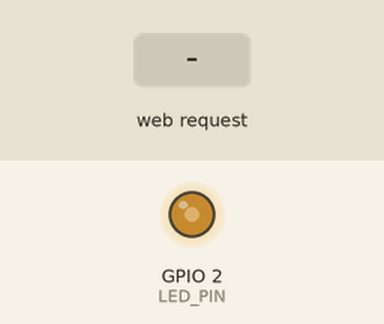
Simulated run of this sketch. Board: ESP32. Parts: output pins drawn as LEDs (lit = HIGH). The inputs (shaded band) are chosen by the test bench. What the sketch prints to the serial monitor is not drawn.

Above: at 1.7 s.
1.8 s: HTTP request GET /set?bright=1 received
At 2.5 s:
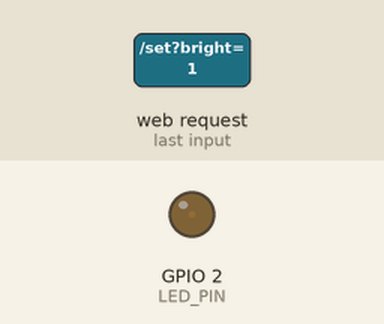
3.3 s: HTTP request GET /set?bright=0 received
At 3.6 s:
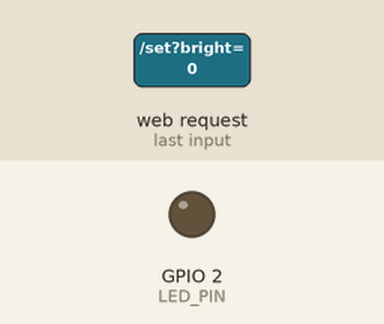
Timing chart, 0 to 6.3 s (numbered marks = the images above; inputs shaded):
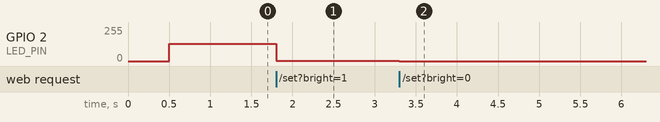

The sketch:

web_slider_dimmer.ino
```cpp
// ex07 Web网页滑动条无极PWM调光 - 精美UI版 (AP模式)
#include <WiFi.h>
#include <WebServer.h>

// WiFi AP配置 - ESP32自己创建热点
const char* ssid = "ESP32_PWM_Light";  // 热点名称
const char* password = "12345678";      // 热点密码（至少8位）

// PWM硬件配置
#define LED_PIN 2
const int pwmFreq = 5000;
const int pwmRes = 8;
const int pwmChan = 0;

WebServer server(80);

// 生成带滑动条+JS实时请求的网页（精美UI版）
String makeHtmlPage(){
  String html = R"raw(
<!DOCTYPE html>
<html lang="zh-CN">
<head>
<meta charset="UTF-8">
<meta name="viewport" content="width=device-width, initial-scale=1.0">
<title>Web无极调光器</title>
<style>
* {
  margin: 0;
  padding: 0;
  box-sizing: border-box;
}

body {
  min-height: 100vh;
  display: flex;
  justify-content: center;
  align-items: center;
  font-family: 'Segoe UI', Tahoma, Geneva, Verdana, sans-serif;
  background: linear-gradient(135deg, #0a0a1a 0%, #1a1a3e 50%, #0a0a1a 100%);
  padding: 20px;
}

.container {
  background: rgba(255, 255, 255, 0.05);
  backdrop-filter: blur(20px);
  border-radius: 40px;
  padding: 50px 60px 60px;
  max-width: 550px;
  width: 100%;
  border: 1px solid rgba(255, 255, 255, 0.08);
  box-shadow: 0 30px 80px rgba(0, 0, 0, 0.6), inset 0 1px 0 rgba(255, 255, 255, 0.06);
  transition: border-color 0.3s ease;
}

h1 {
  color: #ffffff;
  font-size: 28px;
  font-weight: 300;
  letter-spacing: 3px;
  text-align: center;
  margin-bottom: 8px;
  background: linear-gradient(135deg, #667eea 0%, #764ba2 100%);
  -webkit-background-clip: text;
  -webkit-text-fill-color: transparent;
  background-clip: text;
}

.subtitle {
  text-align: center;
  color: rgba(255, 255, 255, 0.3);
  font-size: 13px;
  letter-spacing: 2px;
  margin-bottom: 40px;
  font-weight: 300;
}

/* LED 模拟显示 */
.led-display {
  width: 120px;
  height: 120px;
  margin: 0 auto 40px;
  border-radius: 50%;
  background: radial-gradient(circle at 30% 30%, rgba(255,255,255,0.2), rgba(0,0,0,0.2));
  position: relative;
  transition: all 0.15s ease;
  box-shadow: 0 0 30px rgba(255, 255, 255, 0.05);
}

.led-display::before {
  content: '';
  position: absolute;
  top: 50%;
  left: 50%;
  transform: translate(-50%, -50%);
  width: 80%;
  height: 80%;
  border-radius: 50%;
  background: radial-gradient(circle at 40% 35%, #ffffff, #444444);
  transition: all 0.15s ease;
  box-shadow: inset 0 -8px 20px rgba(0,0,0,0.4);
}

.led-display.active::before {
  background: radial-gradient(circle at 40% 35%, #ffe066, #ff8800);
  box-shadow: 0 0 60px rgba(255, 136, 0, 0.4), 0 0 120px rgba(255, 136, 0, 0.2), inset 0 -8px 20px rgba(0,0,0,0.3);
}

.led-display .label {
  position: absolute;
  bottom: -30px;
  left: 50%;
  transform: translateX(-50%);
  color: rgba(255,255,255,0.2);
  font-size: 11px;
  letter-spacing: 1px;
  white-space: nowrap;
}

/* 数值显示 */
.value-display {
  display: flex;
  justify-content: center;
  align-items: baseline;
  gap: 6px;
  margin-bottom: 35px;
}

#brightVal {
  font-size: 72px;
  font-weight: 700;
  color: #ffffff;
  line-height: 1;
  transition: color 0.3s ease;
  text-shadow: 0 0 40px rgba(255,255,255,0.05);
  font-variant-numeric: tabular-nums;
}

.value-display .percent {
  color: rgba(255,255,255,0.2);
  font-size: 24px;
  font-weight: 300;
}

/* 自定义滑动条 */
.slider-container {
  position: relative;
  padding: 10px 0;
}

input[type="range"] {
  -webkit-appearance: none;
  appearance: none;
  width: 100%;
  height: 6px;
  border-radius: 3px;
  outline: none;
  background: linear-gradient(to right, rgba(102, 126, 234, 0.2), rgba(118, 75, 162, 0.2));
  transition: background 0.3s ease;
  cursor: pointer;
}

input[type="range"]::-webkit-slider-thumb {
  -webkit-appearance: none;
  appearance: none;
  width: 24px;
  height: 24px;
  border-radius: 50%;
  background: radial-gradient(circle at 40% 35%, #667eea, #4a3f7a);
  cursor: pointer;
  transition: all 0.2s ease;
  box-shadow: 0 0 20px rgba(102, 126, 234, 0.3), 0 4px 15px rgba(0,0,0,0.3);
  border: 2px solid rgba(255,255,255,0.15);
}

input[type="range"]::-webkit-slider-thumb:hover {
  transform: scale(1.1);
  box-shadow: 0 0 30px rgba(102, 126, 234, 0.5), 0 4px 20px rgba(0,0,0,0.4);
}

input[type="range"]::-webkit-slider-thumb:active {
  transform: scale(0.95);
}

input[type="range"]::-moz-range-thumb {
  width: 24px;
  height: 24px;
  border-radius: 50%;
  background: radial-gradient(circle at 40% 35%, #667eea, #4a3f7a);
  cursor: pointer;
  border: 2px solid rgba(255,255,255,0.15);
  box-shadow: 0 0 20px rgba(102, 126, 234, 0.3);
}

/* 亮度刻度标记 */
.ticks {
  display: flex;
  justify-content: space-between;
  padding: 8px 2px 0;
  color: rgba(255,255,255,0.15);
  font-size: 10px;
  letter-spacing: 0.5px;
}

/* 状态信息 */
.info-bar {
  display: flex;
  justify-content: space-between;
  margin-top: 30px;
  padding-top: 25px;
  border-top: 1px solid rgba(255,255,255,0.05);
  color: rgba(255,255,255,0.2);
  font-size: 12px;
  letter-spacing: 0.5px;
}

.info-bar .status {
  display: flex;
  align-items: center;
  gap: 8px;
}

.info-bar .dot {
  width: 6px;
  height: 6px;
  border-radius: 50%;
  background: #6bcb77;
  display: inline-block;
  animation: pulse-dot 2s ease-in-out infinite;
}

@keyframes pulse-dot {
  0%, 100% { opacity: 0.3; }
  50% { opacity: 1; }
}

.info-bar .connection-info {
  color: rgba(255,255,255,0.15);
}

/* 响应式 */
@media (max-width: 480px) {
  .container {
    padding: 30px 25px 35px;
  }
  h1 {
    font-size: 22px;
  }
  #brightVal {
    font-size: 56px;
  }
  .led-display {
    width: 90px;
    height: 90px;
  }
}
</style>
</head>
<body>
<div class="container" id="container">
  <h1>💡 无极调光器</h1>
  <div class="subtitle">ESP32 AP模式 实时控制</div>

  <div class="led-display" id="ledDisplay">
    <span class="label">LED 状态</span>
  </div>

  <div class="value-display">
    <span id="brightVal">128</span>
    <span class="percent">%</span>
  </div>

  <div class="slider-container">
    <input type="range" id="slider" min="0" max="255" value="128">
    <div class="ticks">
      <span>0%</span>
      <span>50%</span>
      <span>100%</span>
    </div>
  </div>

  <div class="info-bar">
    <div class="status">
      <span class="dot"></span>
      <span>实时连接</span>
    </div>
    <div class="connection-info">
      <span id="ipDisplay">ESP32-AP</span>
    </div>
  </div>
</div>

<script>
const slider = document.getElementById("slider");
const valText = document.getElementById("brightVal");
const ledDisplay = document.getElementById("ledDisplay");
const container = document.getElementById("container");

// 更新UI状态
function updateUI(value) {
  const num = parseInt(value);
  const percent = Math.round((num / 255) * 100);

  // 更新数值显示
  valText.innerText = percent;

  // 更新LED模拟
  if (num > 10) {
    ledDisplay.classList.add('active');
    // 根据亮度调整发光颜色温度
    const intensity = num / 255;
    const r = Math.round(255 * intensity);
    const g = Math.round(200 * intensity * intensity);
    const b = Math.round(100 * intensity * intensity * intensity);
    ledDisplay.style.boxShadow = `0 0 ${30 + 70 * intensity}px rgba(255, ${Math.round(150 * intensity)}, 0, ${0.1 + 0.3 * intensity})`;
  } else {
    ledDisplay.classList.remove('active');
    ledDisplay.style.boxShadow = '0 0 30px rgba(255,255,255,0.05)';
  }

  // 更新数值颜色
  const hue = 40 - (num / 255) * 30;
  valText.style.color = `hsl(${hue}, 100%, ${50 + 20 * (num/255)}%)`;
  valText.style.textShadow = `0 0 ${20 + 40 * (num/255)}px hsla(${hue}, 100%, 60%, ${0.1 + 0.2 * (num/255)})`;

  // 更新边框发光
  container.style.borderColor = `rgba(255, ${Math.round(150 * num/255)}, 0, ${0.05 + 0.1 * (num/255)})`;
}

// 发送亮度到ESP32
function sendBrightness(value) {
  fetch("/set?bright=" + value)
    .then(response => {
      if (!response.ok) throw new Error('网络错误');
      return response.text();
    })
    .catch(err => {
      console.log('发送失败:', err);
    });
}

// 滑动条事件
slider.addEventListener("input", function() {
  const val = this.value;
  updateUI(val);
  sendBrightness(val);
});

// 初始化UI
updateUI(slider.value);

// 获取并显示IP地址（通过页面加载时获取）
fetch("/ip")
  .then(res => res.text())
  .then(ip => {
    document.getElementById("ipDisplay").textContent = ip;
  })
  .catch(() => {});
</script>
</body>
</html>
)raw";
  return html;
}

// 首页路由：返回完整网页
void handleRoot(){
  server.send(200, "text/html;charset=utf-8", makeHtmlPage());
}

// 亮度设置路由：解析URL参数，设置PWM占空比
void handleSetBright(){
  if(server.hasArg("bright")){
    int bright = server.arg("bright").toInt();
    // 限制数值0~255
    if(bright < 0) bright = 0;
    if(bright > 255) bright = 255;
    ledcWrite(pwmChan, bright);
    Serial.print("收到亮度指令：");
    Serial.println(bright);
    server.send(200, "text/plain", "OK");
  } else {
    server.send(400, "text/plain", "Missing bright parameter");
  }
}

// 新增：获取IP地址接口（用于页面显示）
void handleGetIP(){
  String ip = WiFi.softAPIP().toString();  // 获取AP模式的IP
  server.send(200, "text/plain", ip);
}

void setup() {
  Serial.begin(115200);
  delay(500);
  Serial.println("===== 设备上电初始化完成 =====");

  // PWM初始化
  ledcSetup(pwmChan, pwmFreq, pwmRes);
  ledcAttachPin(LED_PIN, pwmChan);
  ledcWrite(pwmChan, 128); // 初始亮度50%

  // 设置ESP32为AP模式（创建WiFi热点）
  Serial.println("正在创建WiFi热点...");
  WiFi.softAP(ssid, password);

  IPAddress IP = WiFi.softAPIP();
  Serial.println("WiFi热点创建成功！");
  Serial.print("热点名称：");
  Serial.println(ssid);
  Serial.print("热点密码：");
  Serial.println(password);
  Serial.print("网页访问地址：http://");
  Serial.println(IP);

  // 绑定路由
  server.on("/", handleRoot);
  server.on("/set", handleSetBright);
  server.on("/ip", handleGetIP);
  server.begin();
  Serial.println("Web服务已启动");
  Serial.println("请用手机/电脑连接热点后，在浏览器访问上述地址");
}

void loop() {
  server.handleClient();
}
```

Measured:
- after the input at 1.8 s, GPIO 2 (LED_PIN): 128/255 → 1/255 at once
- after the input at 3.3 s, GPIO 2 (LED_PIN): 1/255 → 0/255 at once
